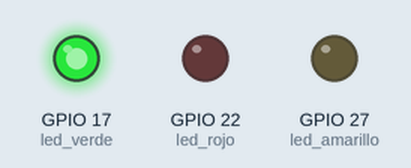
Simulated run of this program. Board: Raspberry Pi (BCM pin numbers). On the bench: output pins drawn as LEDs (lit = HIGH). The clock reads 2024-03-15 10:24:30 at power-on unless the program sets it.

Above: at 2.5 s.
At 5.5 s:
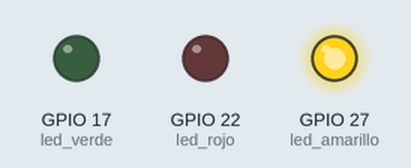
At 8.5 s:
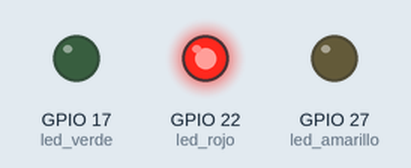
Timing chart, 0 to 14.3 s (numbered marks = the images above):
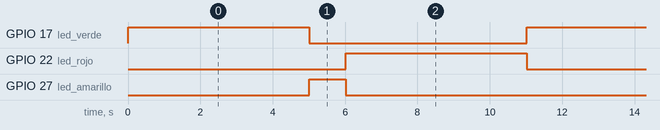

The program:

ejercicio2.py
```python
"""
=====================================================================================
 Bienvenidos a Sys On Chip
=====================================================================================
 Ejercicio No. 2 – Implementación de un semáforo mediante Máquina de Estados (FSM)

 Descripción general:
 Este programa implementa el control de un semáforo vehicular utilizando
 una Máquina de Estados Finitos (Finite State Machine - FSM).

 A diferencia del Ejercicio No. 1, aquí no se utiliza sleep() para bloquear
 el flujo del programa durante largos periodos de tiempo. En su lugar,
 se emplea temporización no bloqueante basada en la función time().

 Objetivos de aprendizaje:

  1) Introducir el concepto formal de estado en sistemas embebidos.
  2) Implementar transiciones controladas por tiempo.
  3) Separar lógica de control y temporización.
  4) Evitar bloqueos prolongados del sistema.

 Estados definidos:

      - ESTADO_VERDE
      - ESTADO_AMARILLO
      - ESTADO_ROJO

 El sistema evalúa continuamente el tiempo transcurrido y realiza
 transiciones cuando se cumple el intervalo configurado.

 Nota técnica importante:
 Este enfoque es más profesional que el uso directo de sleep(),
 ya que permite que el sistema pueda ampliarse fácilmente para
 responder a eventos externos (botones, sensores, comunicación, etc.).
=====================================================================================
 Plataforma: Raspberry Pi
 Lenguaje: Python 3
 Librería: gpiozero
=====================================================================================
"""

# ==============================
# Importación de librerías
# ==============================

from gpiozero import LED      # Control de salidas digitales
from time import sleep, time  # Temporización no bloqueante


# ==============================
# Configuración de hardware
# ==============================
# Numeración BCM del SoC Broadcom

GPIO_VERDE = 17
GPIO_AMARILLO = 27
GPIO_ROJO = 22


# ==============================
# Inicialización de dispositivos
# ==============================

led_verde = LED(GPIO_VERDE)
led_amarillo = LED(GPIO_AMARILLO)
led_rojo = LED(GPIO_ROJO)


# ==============================
# Parámetros temporales (segundos)
# ==============================

TIEMPO_VERDE = 5
TIEMPO_AMARILLO = 1
TIEMPO_ROJO = 5


# ==============================
# Definición de estados (FSM)
# ==============================
# Cada estado representa una condición estable del sistema.

ESTADO_VERDE = 0
ESTADO_AMARILLO = 1
ESTADO_ROJO = 2


# Estado inicial del sistema
estado_actual = ESTADO_VERDE

# Variable para almacenar el instante en que ocurrió
# la última transición de estado
tiempo_referencia = time()


# ==============================
# Bucle principal
# ==============================
# Evaluación continua del sistema (firmware en ejecución)

while True:

    # Captura del tiempo actual
    tiempo_actual = time()

    # ==========================
    # ESTADO VERDE
    # ==========================
    if estado_actual == ESTADO_VERDE:

        led_verde.on()
        led_amarillo.off()
        led_rojo.off()

        # Condición de transición
        if tiempo_actual - tiempo_referencia >= TIEMPO_VERDE:
            tiempo_referencia = tiempo_actual
            estado_actual = ESTADO_AMARILLO

    # ==========================
    # ESTADO AMARILLO
    # ==========================
    elif estado_actual == ESTADO_AMARILLO:

        led_verde.off()
        led_amarillo.on()
        led_rojo.off()

        if tiempo_actual - tiempo_referencia >= TIEMPO_AMARILLO:
            tiempo_referencia = tiempo_actual
            estado_actual = ESTADO_ROJO

    # ==========================
    # ESTADO ROJO
    # ==========================
    elif estado_actual == ESTADO_ROJO:

        led_verde.off()
        led_amarillo.off()
        led_rojo.on()

        if tiempo_actual - tiempo_referencia >= TIEMPO_ROJO:
            tiempo_referencia = tiempo_actual
            estado_actual = ESTADO_VERDE

    # Pequeña pausa para evitar consumo excesivo de CPU
    sleep(0.01)
```

Measured:
- by itself, GPIO 17 (led_verde), GPIO 22 (led_rojo): alternates HIGH for 5.0 s and LOW for 6.0 s
- by itself, GPIO 27 (led_amarillo): alternates HIGH for 1.0 s and LOW for 10.0 s
- by itself, everything shown: repeats every 11.0 s, in 3 steps
